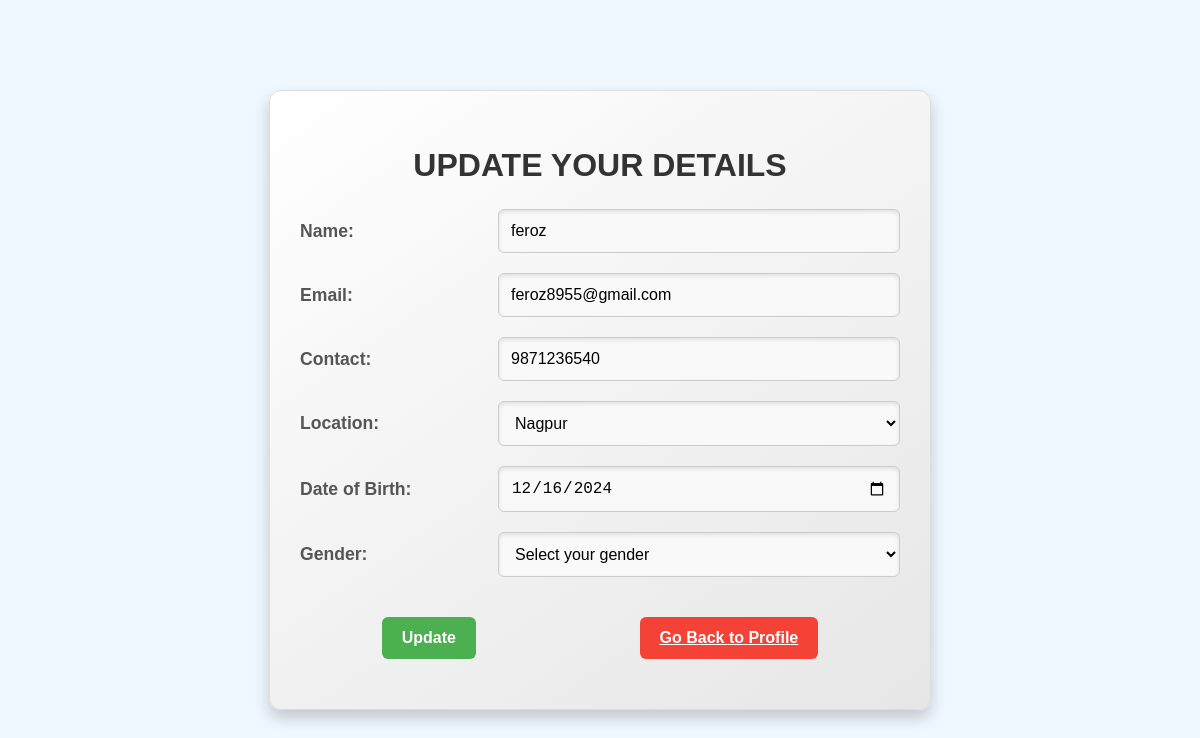
The app's page /auth/update_details/2 (signed in) with its own data.
### app/models.py (models this page shows, shortened)
class User(UserMixin, db.Model):
    id = db.Column(db.Integer, primary_key=True)
    username = db.Column(db.String(50), nullable=False)
    email = db.Column(db.String(100), unique=True, nullable=False)
    password = db.Column(db.String(255), nullable=False)
    role = db.Column(db.String(20), nullable=False)
    contact = db.Column(db.String(20), nullable=False)
    location = db.Column(db.String(100), nullable=False)
    dob = db.Column(db.Date, nullable=False)
    gender = db.Column(db.String(10), nullable=False)
    reset_token = db.Column(db.String(128), nullable=True)
    status = db.Column(db.String(20), default='pending')

### app/auth.py (the view, shortened to what this page needs)
@auth.route('/update_details/<int:id>', methods=['GET', 'POST'])
@login_required
def update_details(id):
    user = User.query.get(id)
    if not user:
        flash("User not found.", "error")
        return redirect(url_for('main.profile'))  # Redirect to an appropriate route
    if current_user.id != id and current_user.role != 'admin':
        abort(403)
    return render_template('update_details.html', user=user)

### app/templates/update_details.html (shortened to what this page needs)
<!DOCTYPE html>
<html lang="en">
<head>
</head>
<body>
    <div class="container">
        <h2 class="title">Update Your Details</h2>
        <form method="POST" action="">
            <div class="form-group">
                <label for="username">Name:</label>
                <input type="text" name="username" id="username" class="form-control" value="{{ user.username }}">
            </div>
            <div class="form-group">
                <label for="email">Email:</label>
                <input type="email" name="email" id="email" class="form-control" value="{{ user.email }}">
            </div>
            <div class="form-group">
                <label for="contact">Contact:</label>
                <input type="text" name="contact" id="contact" class="form-control" value="{{ user.contact }}">
            </div>
            <div class="form-group">
              <label for="location">Location:</label>
              <select name="location" id="location" class="form-control">
                  <option value="Nagpur" {% if user.location == 'Nagpur' %}selected{% endif %}>Nagpur</option>
              </select>
          </div>
            <div class="form-group">
                <label for="dob">Date of Birth:</label>
                <input type="date" name="dob" id="dob" class="form-control" value="{{ user.dob }}">
            </div>
            <div class="form-group">
                <label for="gender">Gender:</label>
                <select name="gender" id="gender" class="form-control">
                    <option value="" disabled selected>Select your gender</option>
                </select>
            </div>
            <div class="form-group button-group">
              <button type="submit" class="btn">Update</button>
              <a href="/auth/profile/{{ user.id }}" class="btn btn-secondary">Go Back to Profile</a>
          </div>
        </form>
    </div>
</body>
</html>

### app/templates/update_details.html (style rules this page uses)
body { font-family: Arial, sans-serif; background-color: #f0f8ff; margin: 0; padding: 0; display: flex; justify-content: center; align-items: center; min-height: 100vh; }
.container { max-width: 600px; width: 100%; margin: auto; background: linear-gradient(145deg, #ffffff, #e6e6e6); border-radius: 12px; box-shadow: 0 8px 16px rgba(0, 0, 0, 0.2); padding: 30px; border: 1px solid #ddd; }
.title { text-align: center; margin-bottom: 25px; font-size: 2rem; font-weight: bold; color: #333; text-transform: uppercase; }
.form-group { display: flex; justify-content: space-between; align-items: center; margin-bottom: 20px; }
.form-group label { flex: 1; font-size: 1.1rem; font-weight: bold; color: #555; text-align: left; margin-right: 10px; }
.form-control { flex: 2; padding: 12px; border-radius: 6px; border: 1px solid #ccc; font-size: 1rem; background-color: #f9f9f9; box-shadow: inset 0 2px 4px rgba(0, 0, 0, 0.1); transition: border-color 0.3s, box-shadow 0.3s; }
.btn { display: inline-block; width: auto; margin: 20px auto 0; padding: 12px 20px; font-size: 1rem; font-weight: bold; border: none; border-radius: 6px; cursor: pointer; transition: all 0.3s ease-in-out; }
button[type="submit"] { background-color: #4CAF50; color: white; }
.btn.btn-secondary { background-color: #f44336; color: white; }

### records on screen
User: username "feroz", email "feroz8955@gmail.com", contact "9871236540", location "Nagpur", dob "12/16/2024"
